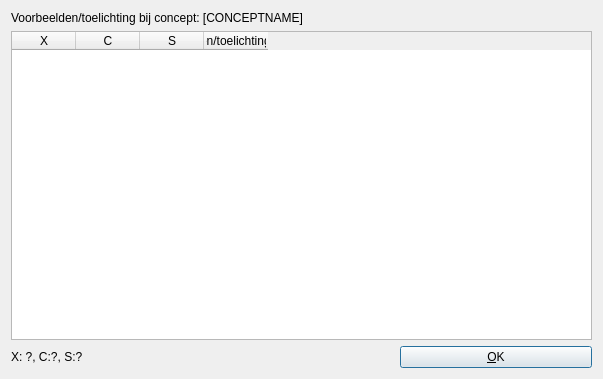
<?xml version="1.0" encoding="UTF-8"?>
<ui version="4.0">
 <class>QtRateConceptTallyDialog</class>
 <widget class="QDialog" name="QtRateConceptTallyDialog">
  <property name="geometry">
   <rect>
    <x>0</x>
    <y>0</y>
    <width>603</width>
    <height>379</height>
   </rect>
  </property>
  <property name="windowTitle">
   <string>De relevantie van voorbeelden en relaties</string>
  </property>
  <layout class="QGridLayout" name="gridLayout">
   <item row="0" column="1" colspan="3">
    <widget class="QLabel" name="label_concept_name">
     <property name="text">
      <string>Voorbeelden/toelichting bij concept: [CONCEPTNAME]</string>
     </property>
     <property name="wordWrap">
      <bool>true</bool>
     </property>
    </widget>
   </item>
   <item row="2" column="3">
    <widget class="QPushButton" name="button_ok">
     <property name="text">
      <string>&amp;OK</string>
     </property>
    </widget>
   </item>
   <item row="1" column="1" colspan="3">
    <widget class="QTableWidget" name="table">
     <attribute name="horizontalHeaderDefaultSectionSize">
      <number>32</number>
     </attribute>
     <attribute name="horizontalHeaderMinimumSectionSize">
      <number>64</number>
     </attribute>
     <column>
      <property name="text">
       <string extracomment="Complexiteit">X</string>
      </property>
      <property name="toolTip">
       <string extracomment="Complexiteit"/>
      </property>
      <property name="whatsThis">
       <string extracomment="Complexiteit"/>
      </property>
     </column>
     <column>
      <property name="text">
       <string extracomment="Concreetheid">C</string>
      </property>
      <property name="toolTip">
       <string extracomment="Concreetheid"/>
      </property>
      <property name="whatsThis">
       <string extracomment="Concreetheid"/>
      </property>
     </column>
     <column>
      <property name="text">
       <string extracomment="Specificiteit">S</string>
      </property>
      <property name="toolTip">
       <string extracomment="Specificiteit"/>
      </property>
      <property name="whatsThis">
       <string extracomment="Specificiteit"/>
      </property>
     </column>
     <column>
      <property name="text">
       <string>Voorbeelden/toelichtingen/relaties</string>
      </property>
     </column>
    </widget>
   </item>
   <item row="2" column="1" colspan="2">
    <widget class="QLabel" name="label_rating">
     <property name="toolTip">
      <string>Suggestie van complexiteit (X), concreetheid (C) en specificiteit (S) van dit concept</string>
     </property>
     <property name="text">
      <string>X: ?, C:?, S:?</string>
     </property>
    </widget>
   </item>
  </layout>
 </widget>
 <tabstops>
  <tabstop>table</tabstop>
  <tabstop>button_ok</tabstop>
 </tabstops>
 <resources/>
 <connections/>
</ui>
